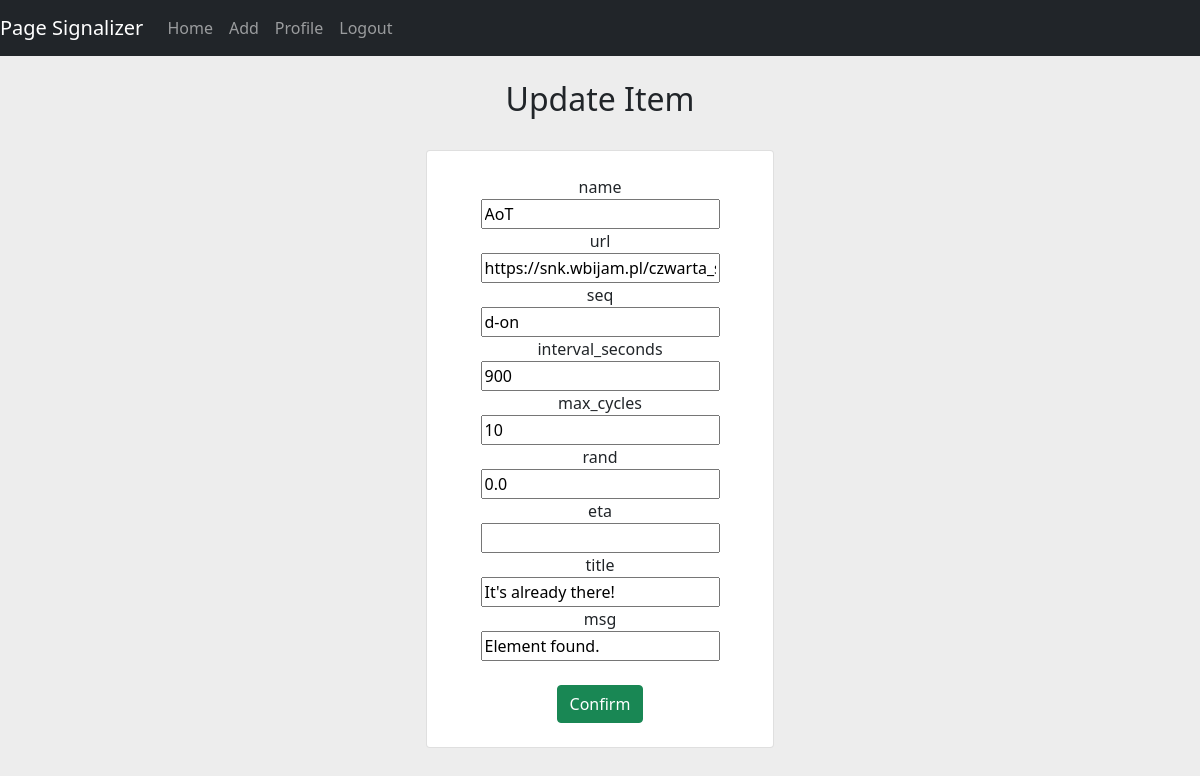
The page /modify/12/ (signed in) on the database as committed earlier.
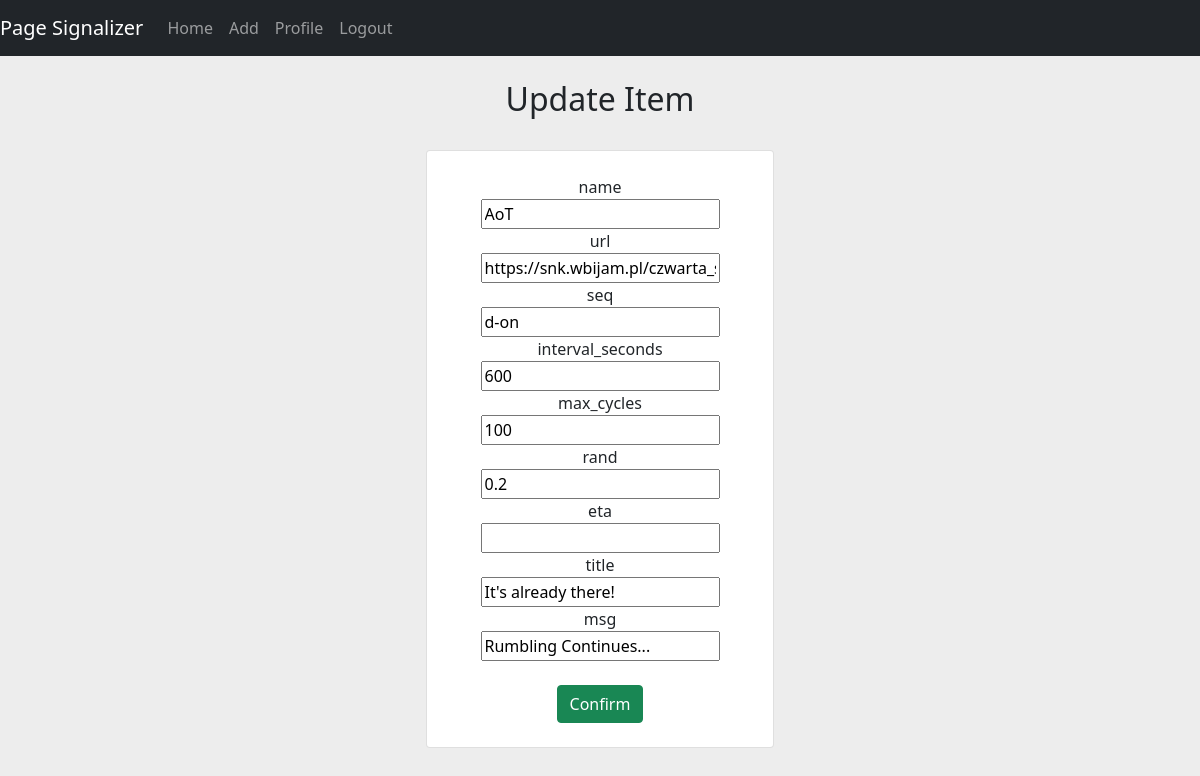
The same page on the database as committed later.
### core/models.py (models this page shows, shortened)
class Connection_Spec(models.Model):
    MODE_CHOICES = (
        ('EXISTS', 'exists'),
        ('NOT_EQUAL', 'not_equal')
    )
    owner = models.ForeignKey(User, on_delete=models.CASCADE, default=1)
    name = models.CharField(max_length=60)
    url = models.CharField(max_length=150)
    seq = models.CharField(max_length=60)
    interval_seconds = models.IntegerField(default=600, validators=[
            MaxValueValidator(100000),
            MinValueValidator(15)
        ])
    title = models.CharField(max_length=100, default="It's already there!")
    msg = models.CharField(max_length=100, default="Element found.")
    eta = models.CharField(max_length=100, default=None, null=True, blank=True)
    rand = models.FloatField(default=0, validators=[
            MaxValueValidator(0.8),
            MinValueValidator(0)
        ])
    mode = models.CharField(max_length=100, choices=MODE_CHOICES, default='EXISTS')
    username = models.CharField(max_length=100, default=None, null=True, blank=True)
    password = models.CharField(max_length=100, default=None, null=True, blank=True)
    max_cycles = models.IntegerField(default=10, validators=[
            MaxValueValidator(300),
            MinValueValidator(1)
        ])

### core/views.py (the view)
# urls.py: path('modify/<int:id>/', core_views.update_template, name='update'),
@login_required
def update_template(request, id):
    template = Connection_Spec.objects.get(id=id)
    form = Connection_Spec_CreationForm(request.POST or None, instance=template)
    is_request_by_owner = request.user == template.owner
    if form.is_valid():
        form.save()
        return redirect('/')
    context = {'form': form,
                'template':template,
                'is_permitted': is_request_by_owner}
    return render(request, 'core/update.html', context)

### core/forms.py
class Connection_Spec_CreationForm(forms.ModelForm):
    class Meta:
        model = Connection_Spec
        fields = ['name', 'url', 'seq', 'interval_seconds', 'max_cycles', 'rand', 'eta', 'title', 'msg']

### core/templates/core/update.html (shortened to what this page needs)
{% extends "page_signalizer/base.html" %}
{% block body %}
<h2>Update Item</h2>
<br>
<div class="container">
    <div class="row">
        <div class="col-md-4 offset-md-4">
            <div class="card">
                <br>
                {% if is_permitted %}
                <form method="POST">
                    {% for field in form %}
                        <div class="form-group">
                            {{ field.name}}
                            {{ field }}
                        </div>
                    {% endfor %}
                    <br>
                    <button type="submit" class="btn btn-success">Confirm</button>
                </form>
                {% else %}
                    <a href="{% url 'core:home' %}"><button class="btn btn-danger">You have no permissions to modify this template</button></a>
                {% endif %}
                <br>
            </div>
        </div>
    </div>
</div>
{% endblock %}

Rows that differ between the two databases and show on the page:
changed Connection_Spec "AoT": interval_seconds "900" → "600"; max_cycles "10" → "100"; rand "0.0" → "0.2"; msg "Element found." → "Rumbling Continues..."
